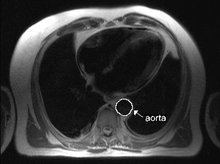
%> input picture segPollen/fght/data/images/HLA00_lab.bmp, 220 x 164 px, shrunk from 320 x 239 before the run
$ octave gfht_demo1.m   (GNU Octave 9; MATLAB toolbox functions it lacks are replaced by stand-ins)
%> lines starting %> are read from the running program, lines starting %| are printed output that depends on the picture
%> further down, LAB is the input picture: size 164x220 uint8; min 0, max 255, mean 56.9
### segPollen/fght/common/click.m
function hdl = click(I, varargin)
%
% click help

text = '';
if nargin == 2
    text = varargin{1};
%> text = 'Original HLA CMRI'
end

hdl = figure;

h1 = subplot('position',[0.1 0.2 0.88 0.67]);
if (isfloat(I))
    if (max(I(:)) <= 1)
        I = 255*I;
    end
    I = uint8(imnorm(I, [0 255]));
end
imagesc(I);
axis off;
axis image;
% ylabel('image', 'FontSize',8);
title(text, 'FontSize',14);
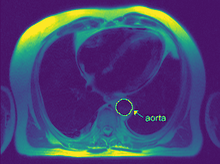
%> displayed picture: size 164x220x3, on the screen's scale of 0 to 255; mean R, G, B 72.1, 67.6, 115.3

h2 = subplot('position',[0.1 0.1 0.88 0.08]);
set(h2, 'FontSize',7);
[counts, x] = imhist(I);
%> counts = 256 values, max 2628 at index 14, min 3 at index 2, mean 140.9; x = 256 values from 0 to 255
bar(x, counts);
axis(h2, [0 255 min(counts) max(counts)]);
% set(h2, 'XTickLabel','');
% colorbar('Location','SouthOutside');
xlabel('gray level', 'FontSize',8);
ylabel('histogram', 'FontSize',8);
colormap gray;
axes(h1);

### segPollen/fght/demos/gfht_demo1.m
% 'gfht_demo1.m'
%
% This is a medical application of the generalized fuzzy Hough transform
% (GFHT) for the autiomatic identification of Regions Of Interest (ROIs) in
% Cardiac Magnetic Resonance Images (CMRIs).
%
% The original CMRI is loaded and presented. The goal is to identify the
% aorta artery (visually labelled). In this way we used the GFHT customized
% for the aorta defined in the R-table ('SA00_pat').
%
% Copyright (c) 2010 by Pau Mic?

addpath('../common');
addpath('../');
close all; clear; clc;
LAB = imread('../data/images/HLA00_lab.bmp');                                              % labelled source load
click(LAB, 'Original HLA CMRI');
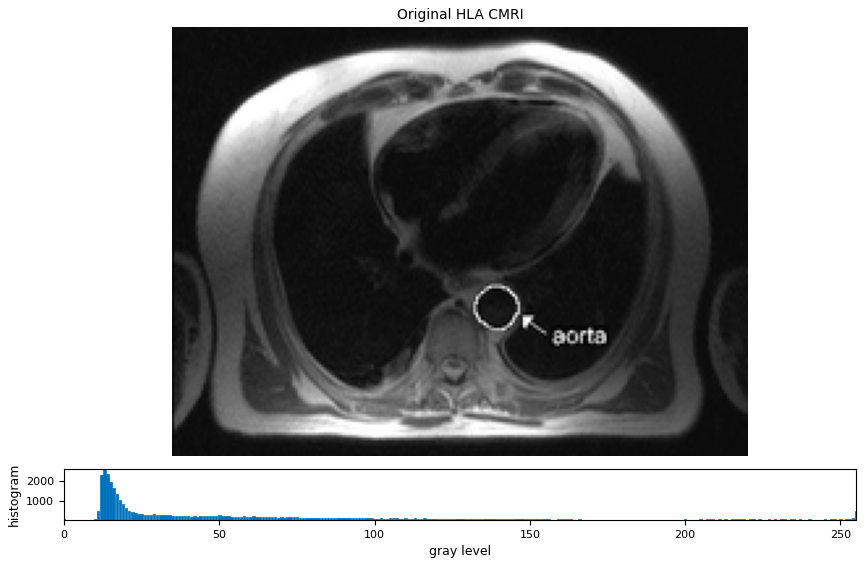
%> figure redrawn from the program's plot data, 2 panels
% disp('Click ''enter'' to continue...'), pause;

%> (the run ends here)

$ run again, with segPollen/fght/data/images/HLA00_edg.bmp copied over segPollen/fght/data/images/HLA00_lab.bmp
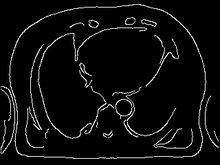
%> input picture segPollen/fght/data/images/HLA00_edg.bmp, 220 x 165 px, shrunk from 320 x 240 before the run
%> LAB is the input picture: size 165x220x3 uint8; min 0, max 255, mean 12.5
%> text = 'Original HLA CMRI'
%> counts = 256 values, max 85935 at index 1, min 3 at index 234, mean 425.4; x = 256 values from 0 to 255
%> `click(LAB, 'Original HLA CMRI');`:
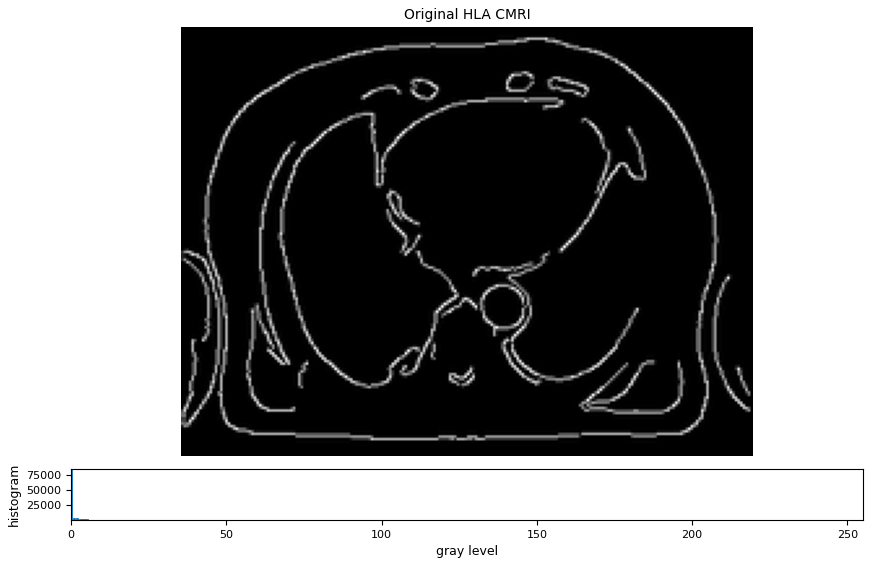
%> figure redrawn from the program's plot data, 2 panels

$ run again, with segPollen/fght/data/images/HLA01.bmp copied over segPollen/fght/data/images/HLA00_lab.bmp
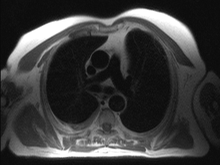
%> input picture segPollen/fght/data/images/HLA01.bmp, 220 x 165 px, shrunk from 320 x 240 before the run
%> LAB is the input picture: size 165x220x3 uint8; min 10, max 255, mean 59.3
%> text = 'Original HLA CMRI'
%> counts = 256 values, max 7539 at index 15, min 0 at index 1, mean 425.4; x = 256 values from 0 to 255
%> `click(LAB, 'Original HLA CMRI');`:
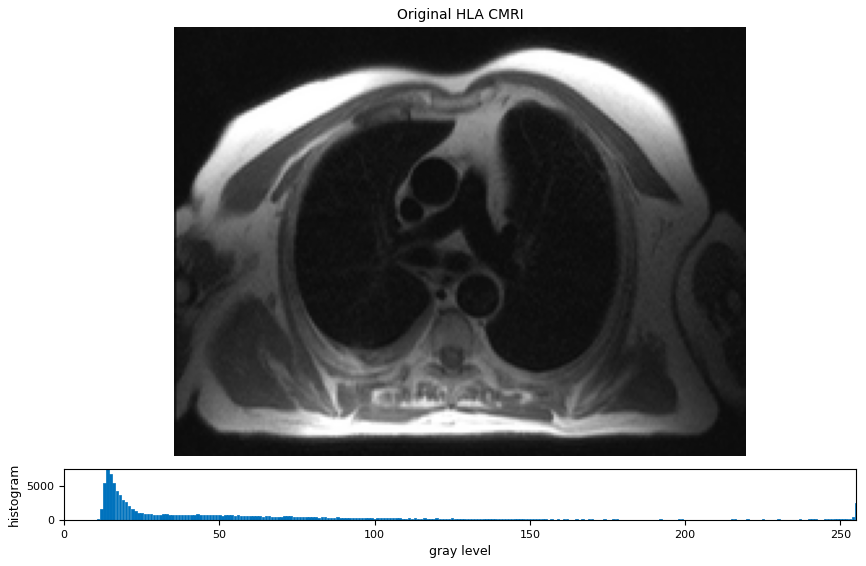
%> figure redrawn from the program's plot data, 2 panels
